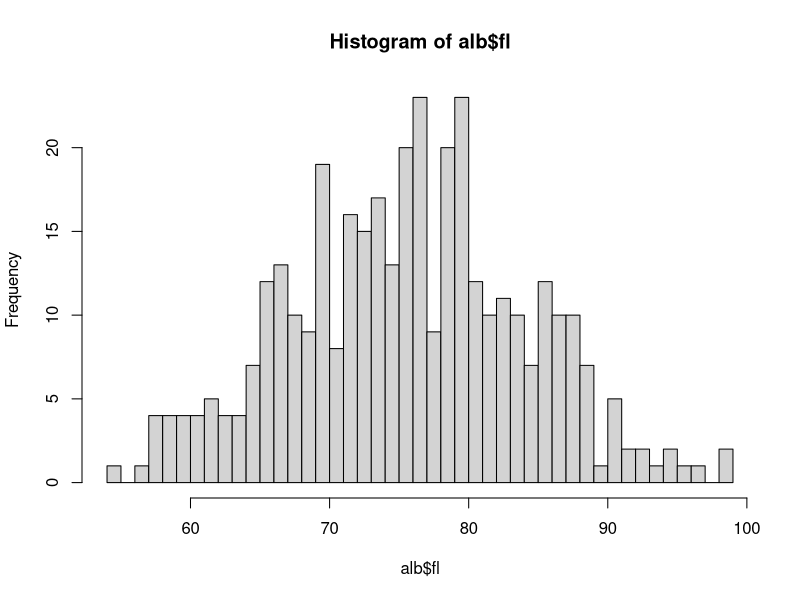
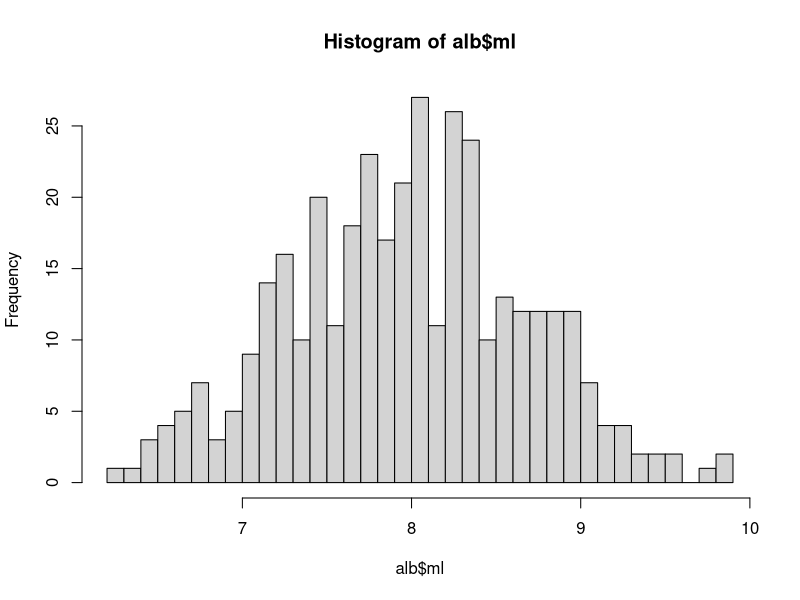
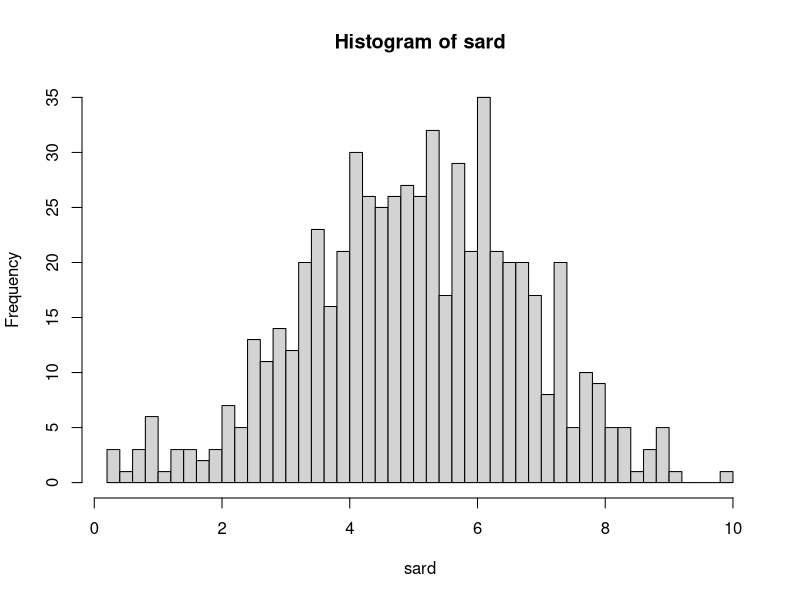
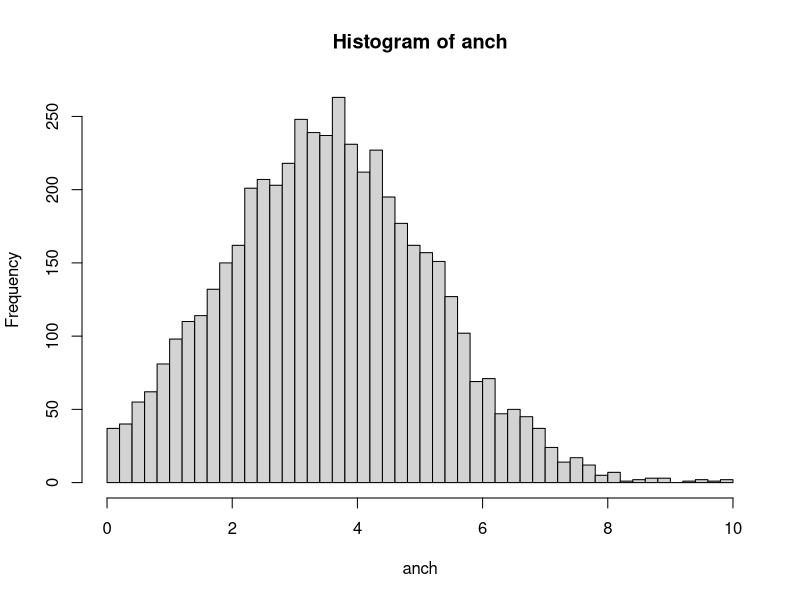
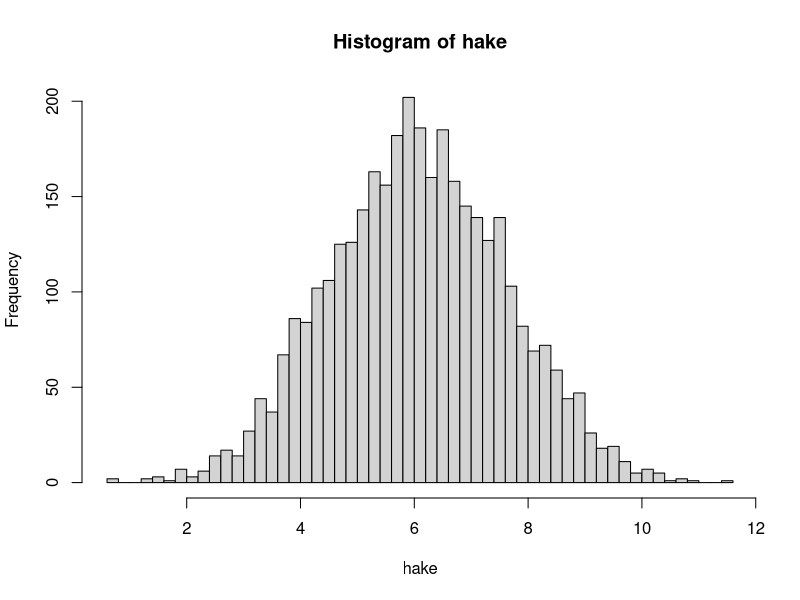

The R script that drew these images, in order:
# Glaser (2010) examined 371 albacore stomachs: mean length 75.6, stdev = 8.9, range = 54-99 
# Glaser et al. 2015 show mean/sd lengths of prey items, some common ones are:
  # 4.92 (1.693) for 612 sardine
  # 3.47(0.997) for 5011 anchovy
  # 6.09(1.53) for 3530 hake
  # But also note larger size for saury: 11.91(6.83) for 374 saury. Due to presence of mostly juvenile saury
  # (~6cm), with a few adult saury (~18cm)
# Also see Fig. 2.3 in Glaser thesis (https://escholarship.org/content/qt0hw9q8gw/qt0hw9q8gw.pdf):
  # majority of prey <10cm, but a few items up to ~25-26cm, including adult saury

library(truncnorm) # generates truncated normal distn, can use a/b to set min/max

# Reconstruct albacore lengths
alb <- data.frame("fl" = rtruncnorm(n = 371, a = 54, b = 99, mean = 75.6, sd = 8.9))
hist(alb$fl, breaks = 50)
# Calculate likely maxilliary lengths
alb$ml <- 0.0823 * alb$fl + 1.758
hist(alb$ml, breaks = 50) # Mostly < 10cm

# Can reconstruct common prey sizes too if you want
# Sardine
sard <- rtruncnorm(612, a = 0, mean = 4.92, sd = 1.693)
hist(sard, breaks = 50)
# Anchovy
anch <- rtruncnorm(5011, a = 0, mean = 3.47, sd = 1.693)
hist(anch, breaks = 50)
# Hake
hake <- rtruncnorm(3530, a = 0, mean = 6.09, sd = 1.53)
hist(hake, breaks = 50)
